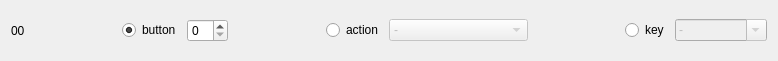
<?xml version="1.0" encoding="UTF-8"?>
<ui version="4.0">
 <class>row_bnmap</class>
 <widget class="QWidget" name="row_bnmap">
  <property name="geometry">
   <rect>
    <x>0</x>
    <y>0</y>
    <width>778</width>
    <height>61</height>
   </rect>
  </property>
  <property name="windowTitle">
   <string>Form</string>
  </property>
  <layout class="QHBoxLayout" name="horizontalLayout">
   <item>
    <widget class="QLabel" name="lb_bidx">
     <property name="text">
      <string>00</string>
     </property>
    </widget>
   </item>
   <item>
    <spacer name="horizontalSpacer">
     <property name="orientation">
      <enum>Qt::Horizontal</enum>
     </property>
     <property name="sizeHint" stdset="0">
      <size>
       <width>89</width>
       <height>20</height>
      </size>
     </property>
    </spacer>
   </item>
   <item>
    <widget class="QRadioButton" name="rad_bnmap">
     <property name="text">
      <string>button</string>
     </property>
     <property name="checked">
      <bool>true</bool>
     </property>
    </widget>
   </item>
   <item>
    <widget class="QSpinBox" name="spin_bnmap"/>
   </item>
   <item>
    <spacer name="horizontalSpacer_2">
     <property name="orientation">
      <enum>Qt::Horizontal</enum>
     </property>
     <property name="sizeHint" stdset="0">
      <size>
       <width>89</width>
       <height>20</height>
      </size>
     </property>
    </spacer>
   </item>
   <item>
    <widget class="QRadioButton" name="rad_action">
     <property name="text">
      <string>action</string>
     </property>
    </widget>
   </item>
   <item>
    <widget class="QComboBox" name="cmb_action">
     <property name="enabled">
      <bool>false</bool>
     </property>
     <item>
      <property name="text">
       <string>-</string>
      </property>
     </item>
     <item>
      <property name="text">
       <string>Sensitivity reset</string>
      </property>
     </item>
     <item>
      <property name="text">
       <string>Sensitivity increase</string>
      </property>
     </item>
     <item>
      <property name="text">
       <string>Sensitivity decrease</string>
      </property>
     </item>
     <item>
      <property name="text">
       <string>Disable rotation</string>
      </property>
     </item>
     <item>
      <property name="text">
       <string>Disable translation</string>
      </property>
     </item>
     <item>
      <property name="text">
       <string>Dominant axis</string>
      </property>
     </item>
    </widget>
   </item>
   <item>
    <spacer name="horizontalSpacer_3">
     <property name="orientation">
      <enum>Qt::Horizontal</enum>
     </property>
     <property name="sizeHint" stdset="0">
      <size>
       <width>89</width>
       <height>20</height>
      </size>
     </property>
    </spacer>
   </item>
   <item>
    <widget class="QRadioButton" name="rad_mapkey">
     <property name="text">
      <string>key</string>
     </property>
    </widget>
   </item>
   <item>
    <widget class="QComboBox" name="cmb_mapkey">
     <property name="enabled">
      <bool>false</bool>
     </property>
     <property name="editable">
      <bool>true</bool>
     </property>
     <item>
      <property name="text">
       <string>-</string>
      </property>
     </item>
     <item>
      <property name="text">
       <string>Escape</string>
      </property>
     </item>
     <item>
      <property name="text">
       <string>Return</string>
      </property>
     </item>
     <item>
      <property name="text">
       <string>Delete</string>
      </property>
     </item>
     <item>
      <property name="text">
       <string>BackSpace</string>
      </property>
     </item>
     <item>
      <property name="text">
       <string>Tab</string>
      </property>
     </item>
     <item>
      <property name="text">
       <string>Shift_L</string>
      </property>
     </item>
     <item>
      <property name="text">
       <string>Control_L</string>
      </property>
     </item>
     <item>
      <property name="text">
       <string>Alt_L</string>
      </property>
     </item>
     <item>
      <property name="text">
       <string>Super_L</string>
      </property>
     </item>
     <item>
      <property name="text">
       <string>Meta_L</string>
      </property>
     </item>
    </widget>
   </item>
  </layout>
 </widget>
 <resources/>
 <connections>
  <connection>
   <sender>rad_bnmap</sender>
   <signal>toggled(bool)</signal>
   <receiver>spin_bnmap</receiver>
   <slot>setEnabled(bool)</slot>
   <hints>
    <hint type="sourcelabel">
     <x>175</x>
     <y>51</y>
    </hint>
    <hint type="destinationlabel">
     <x>244</x>
     <y>47</y>
    </hint>
   </hints>
  </connection>
  <connection>
   <sender>rad_action</sender>
   <signal>toggled(bool)</signal>
   <receiver>cmb_action</receiver>
   <slot>setEnabled(bool)</slot>
   <hints>
    <hint type="sourcelabel">
     <x>370</x>
     <y>55</y>
    </hint>
    <hint type="destinationlabel">
     <x>406</x>
     <y>52</y>
    </hint>
   </hints>
  </connection>
  <connection>
   <sender>rad_mapkey</sender>
   <signal>toggled(bool)</signal>
   <receiver>cmb_mapkey</receiver>
   <slot>setEnabled(bool)</slot>
   <hints>
    <hint type="sourcelabel">
     <x>575</x>
     <y>47</y>
    </hint>
    <hint type="destinationlabel">
     <x>617</x>
     <y>53</y>
    </hint>
   </hints>
  </connection>
 </connections>
</ui>
